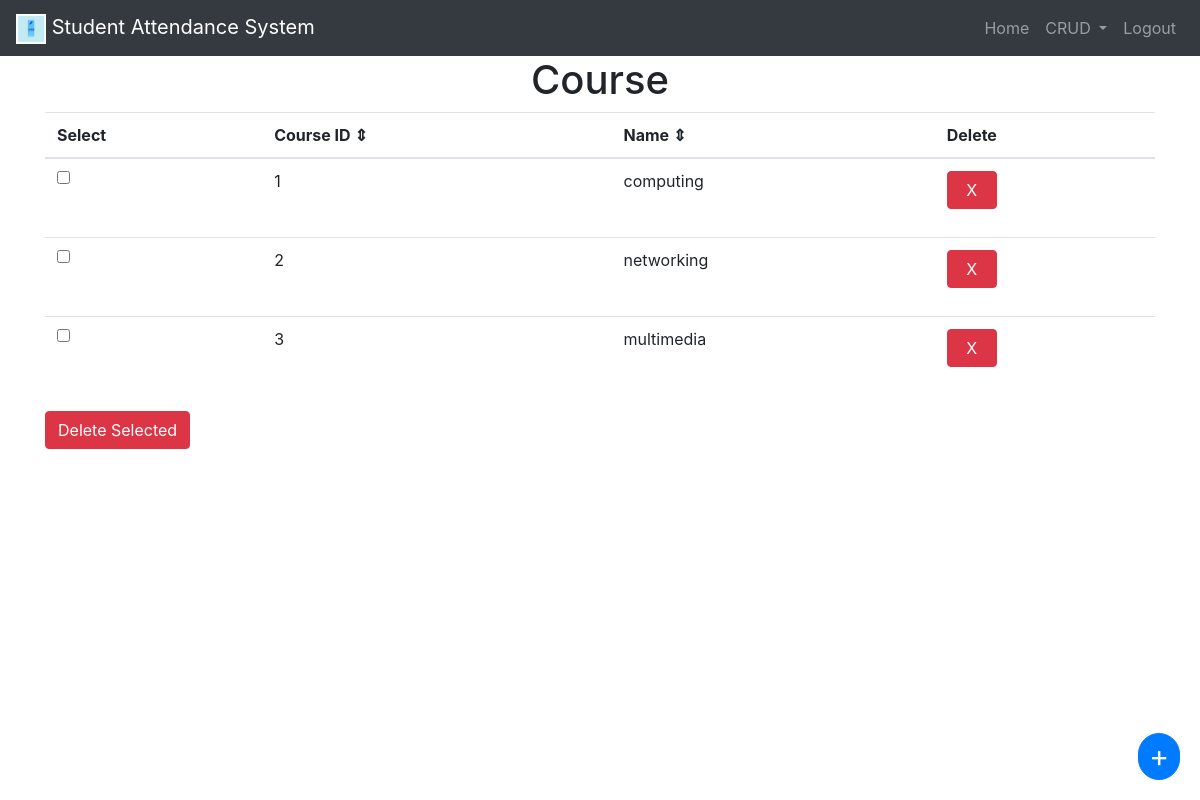
/admin/course.php (signed in), run on the app's committed database.
### tables this page shows
CREATE TABLE `courseinfo` (
  `courseid` tinyint(4) NOT NULL,
  `coursename` varchar(20) NOT NULL
);

### admin/course.php (the view, shortened to what this page needs)
<html>
<head>
	<link rel="stylesheet" href="https://maxcdn.bootstrapcdn.com/bootstrap/4.0.0/css/bootstrap.min.css">
</head>
<body>
<nav class="navbar navbar-expand-md navbar-dark bg-dark">
    <a href="admin.php" class="navbar-brand abs"><img src="../assets/logo.png" height="30" width="30"> Student Attendance System</a>
    <div class="navbar-collapse collapse justify-content-stretch" id="navbar7">
        <ul class="navbar-nav ml-auto">
		<li class="nav-item">
                <a class="nav-link" href="admin.php">Home</a>
            </li>
			<li class="nav-item dropdown">
        <a class="nav-link dropdown-toggle" href="#" id="navbarDropdown" role="button" data-toggle="dropdown" aria-haspopup="true" aria-expanded="false">
          CRUD
        </a>
      </li>
            <li class="nav-item">
                <a class="nav-link" href="logout.php">Logout</a>
            </li>
        </ul>
    </div>
</nav>
<div>
  <center><h2 style="font-size:2.5em; top: 50%;">Course</h2></center>
</div>
<button id="fab" class="btn btn-primary" type="button" data-toggle="modal" data-target="#addcourseModal" >+</button>
<div class="container">
<?php
	require('connect.php');
	$query = $conn->prepare("SELECT * FROM `courseinfo`");
	$query->execute();
	$r = $query->get_result();
	echo('<table id="mytable" class="table table-hover"><thead id="tablehead"><tr ><th>Select</th><th id="courseid">Course ID &#x21D5;</th><th id="coursename">Name &#x21D5;</th><th>Delete</th></tr></thead><tbody>');
	while ($assoc = $r->fetch_assoc()){
	echo "<tr>";
	echo "<td><input class='get_value' type='checkbox' name='cid[]' value=".$assoc['courseid']."></td>";
	echo "<td>".$assoc['courseid']."</td>";
	echo "<td>".$assoc['coursename']."</td>";
	echo "<td>";
	echo "<form action='coursedel.php' method='post'  style='width=50%;'>";
	echo "<button class='cnf btn btn-danger' type='submit' name = 'submit' style='width:50;' id='single'>X</button>";
	echo "</form>";
	echo"</td>";
	echo "</tr>";
	}
?>
</tbody>
</table>
<button type="button" name="submit" class="btn btn-danger cnf" id="multi">Delete Selected</button>
</div>
</body>
</html>

### admin/course.php (style rules this page uses)
#fab { border-radius: 50px; padding:0; padding-left:10; padding-right:10; position: fixed; bottom: 20px; right: 20px; font-size:30; }
#courseid, #coursename { cursor: pointer; }
.navbar-brand.abs { position: absolute; text-align: center; }

### data on the page
courseinfo: courseid "1", coursename "computing"
courseinfo: courseid "3", coursename "multimedia"
courseinfo: courseid "2", coursename "networking"
